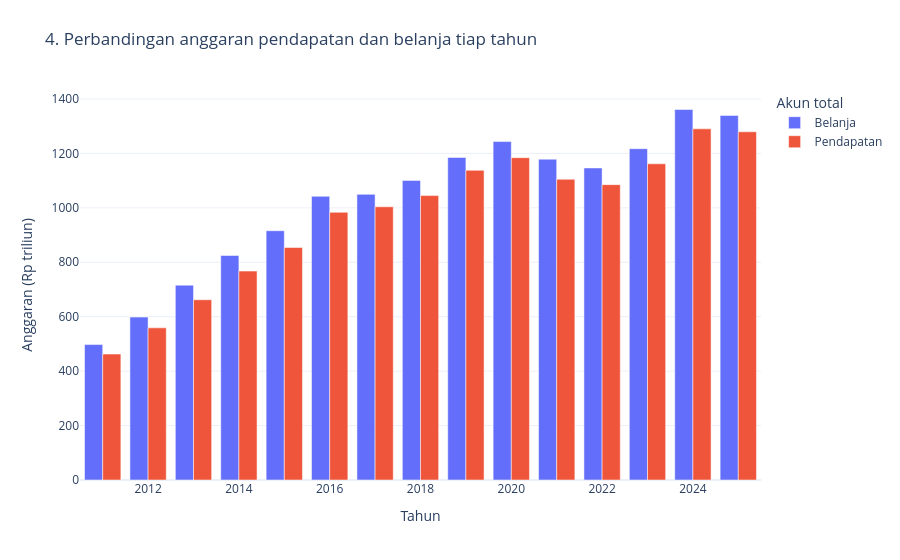

Notebook code for this chart:
### Code cell
fig4 = px.bar(trend.with_columns((pl.col('anggaran') / 1e12).alias('triliun')),
    x='tahun', y='triliun', color='kategori', barmode='group',
    hover_data=['jumlah_pemda'], title='4. Perbandingan anggaran pendapatan dan belanja tiap tahun',
    labels={'triliun': 'Anggaran (Rp triliun)', 'tahun': 'Tahun', 'kategori': 'Akun total'})
show(fig4, '04_anggaran_tahunan.html')

### Figure 1 — Plotly figure (JSON) as saved in the notebook; plotly's stock layout.template omitted (floating-point values rounded to 4 significant figures)
{"data": [{"alignmentgroup": "True", "customdata": [[498], [498], [498], [498], [498], [498], [498], [498], [498], [498], [498], [498], [498], [498], [498]], "hovertemplate": "Akun total=Belanja<br>Tahun=%{x}<br>Anggaran (Rp triliun)=%{y}<br>jumlah_pemda=%{customdata[0]}<extra></extra>", "legendgroup": "Belanja", "marker": {"color": "#636efa", "pattern": {"shape": ""}}, "name": "Belanja", "offsetgroup": "Belanja", "orientation": "v", "showlegend": true, "textposition": "auto", "type": "bar", "x": [2011, 2012, 2013, 2014, 2015, 2016, 2017, 2018, 2019, 2020, 2021, 2022, 2023, 2024, 2025], "xaxis": "x", "y": [497.7, 598.5, 715.9, 825.0, 916.0, 1042.0, 1050.0, 1101.0, 1185.0, 1244.0, 1179.0, 1147.0, 1217.0, 1361.0, 1340.0], "yaxis": "y"}, {"alignmentgroup": "True", "customdata": [[498], [498], [498], [498], [498], [498], [498], [498], [498], [498], [498], [498], [498], [498], [498]], "hovertemplate": "Akun total=Pendapatan<br>Tahun=%{x}<br>Anggaran (Rp triliun)=%{y}<br>jumlah_pemda=%{customdata[0]}<extra></extra>", "legendgroup": "Pendapatan", "marker": {"color": "#EF553B", "pattern": {"shape": ""}}, "name": "Pendapatan", "offsetgroup": "Pendapatan", "orientation": "v", "showlegend": true, "textposition": "auto", "type": "bar", "x": [2011, 2012, 2013, 2014, 2015, 2016, 2017, 2018, 2019, 2020, 2021, 2022, 2023, 2024, 2025], "xaxis": "x", "y": [462.9, 559.0, 662.3, 767.5, 854.3, 983.7, 1004.0, 1045.0, 1138.0, 1184.0, 1105.0, 1085.0, 1162.0, 1290.0, 1279.0], "yaxis": "y"}], "layout": {"barmode": "group", "hovermode": "closest", "legend": {"title": {"text": "Akun total"}, "tracegroupgap": 0}, "margin": {"t": 90}, "title": {"text": "4. Perbandingan anggaran pendapatan dan belanja tiap tahun"}, "xaxis": {"anchor": "y", "domain": [0, 1], "title": {"text": "Tahun"}}, "yaxis": {"anchor": "x", "domain": [0, 1], "title": {"text": "Anggaran (Rp triliun)"}}}}
